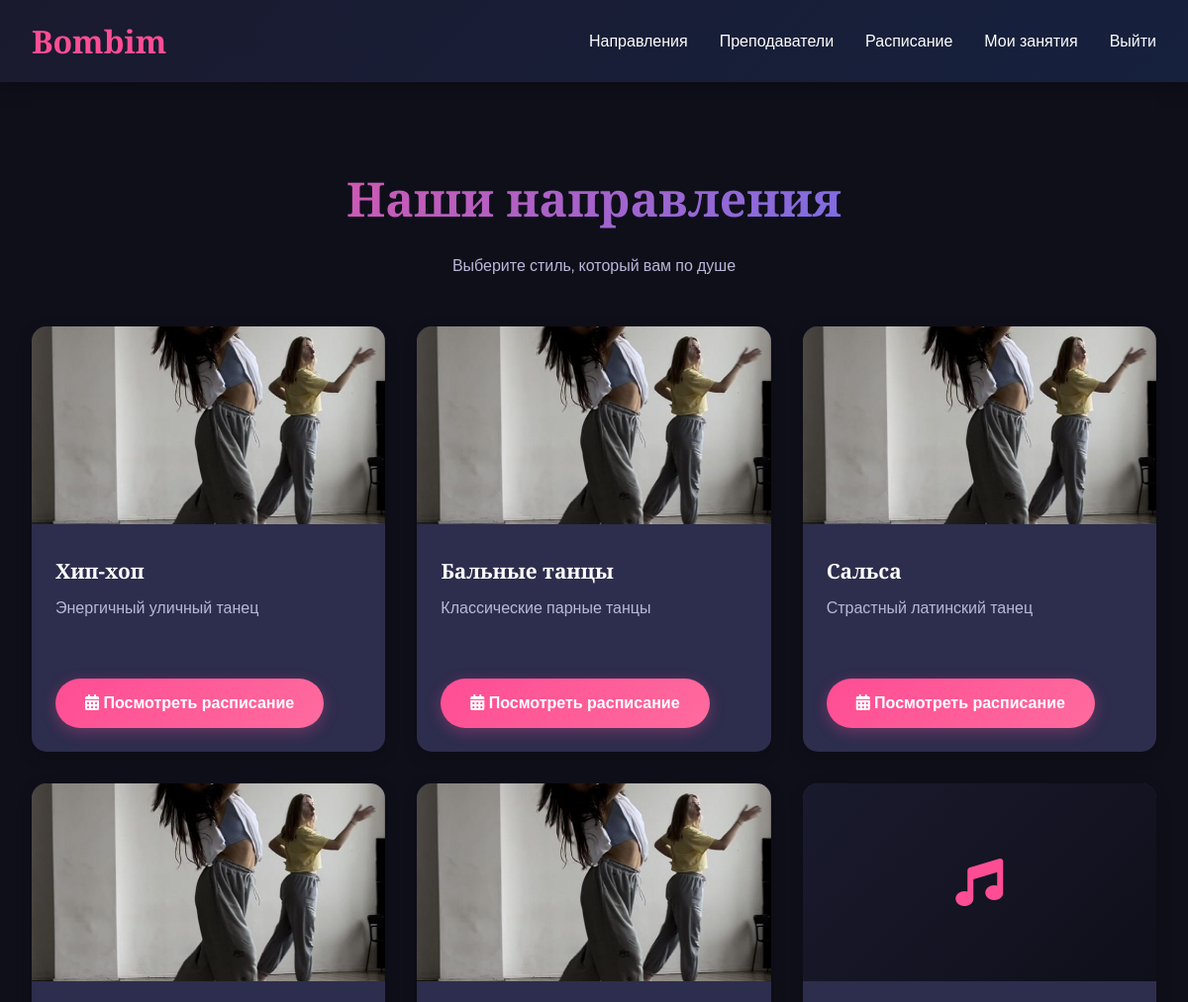
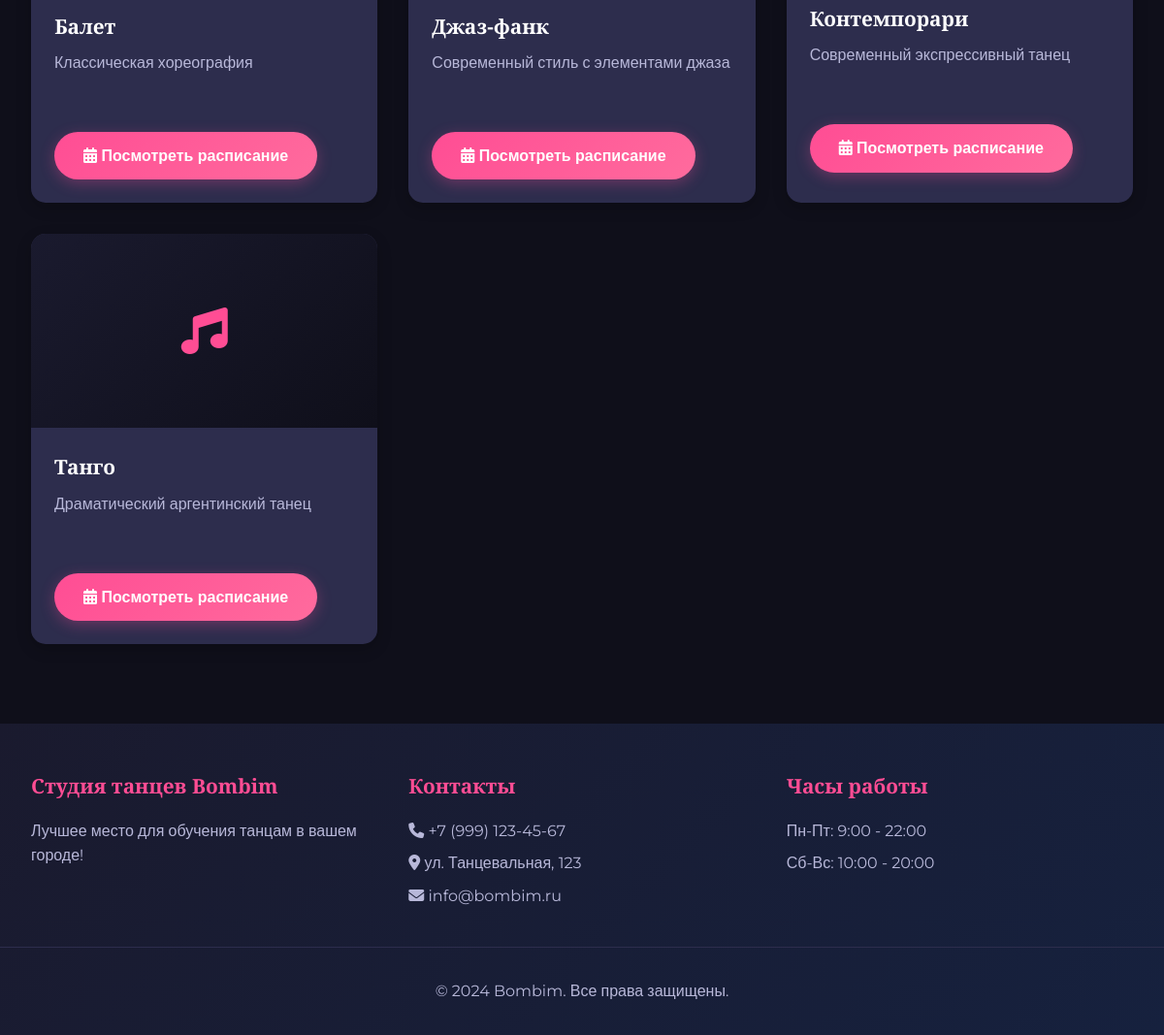
Page /styles/ (signed in) on the committed database (2 pictures, top to bottom).
### main/models.py (models this page shows, shortened)
class DanceStyle(models.Model):
    name = models.CharField(max_length=100)
    description = models.TextField()
    image = models.ImageField(upload_to='styles/')

### main/views.py (the view)
# urls.py: path('styles/', views.styles_view, name='styles'),
def styles_view(request):
    styles = DanceStyle.objects.all()
    return render(request, 'main/styles.html', {'styles': styles})

### main/models.py (called while the page is built)
    def is_client(self):
        return self.role == 'client'

    def is_trainer(self):
        return self.role == 'trainer'

### templates/main/styles.html (shortened to what this page needs)
{% extends 'main/base.html' %}
{% block content %}
<section class="mt-5">
    <h1 class="text-center">Наши направления</h1>
    <p class="text-center" style="color: var(--text-secondary); margin-bottom: 3rem;">
        Выберите стиль, который вам по душе
    </p>
    <div class="grid grid-3">
        {% for style in styles %}
        <div class="style-card">
            <div class="style-image-container">
                {% if style.image %}
                <img src="{{ style.image.url }}" alt="{{ style.name }}" class="style-image">
                {% else %}
                <div class="style-image-placeholder">
                    <i class="fas fa-music fa-3x"></i>
                </div>
                {% endif %}
            </div>
            <div class="style-content">
                <h3>{{ style.name }}</h3>
                <p class="style-description">{{ style.description }}</p>
                <a href="{% url 'schedule' %}?style={{ style.id }}" class="btn btn-primary">
                    <i class="fas fa-calendar-alt"></i> Посмотреть расписание
                </a>
            </div>
        </div>
        {% endfor %}
    </div>
</section>
{% endblock %}

### templates/main/base.html (style rules this page uses)
:root { --bg-primary: #0f0f1a; --bg-secondary: #1a1a2e; --bg-card: #2d2d4d; --accent-primary: #ff4d94; --accent-secondary: #4d79ff; --text-primary: #ffffff; --text-secondary: #b8b8d9; --success: #00cc99; --warning: #ffcc00; --danger: #ff4d4d; }
* { margin: 0; padding: 0; box-sizing: border-box; }
body { font-family: 'Montserrat', sans-serif; background: var(--bg-primary); color: var(--text-primary); line-height: 1.6; min-height: 100vh; display: flex; flex-direction: column; }
.btn { display: inline-block; padding: 12px 30px; border: none; border-radius: 50px; text-decoration: none; font-weight: 600; text-align: center; transition: all 0.3s ease; cursor: pointer; font-size: 1rem; }
.btn-primary { background: linear-gradient(135deg, var(--accent-primary) 0%, #ff6b9d 100%); color: white; box-shadow: 0 4px 15px rgba(255, 77, 148, 0.3); }
h1, h2, h3, h4, h5, h6 { font-family: 'Playfair Display', serif; color: var(--text-primary); margin-bottom: 1rem; }
h1 { font-size: 3rem; background: linear-gradient(135deg, var(--accent-primary) 0%, var(--accent-secondary) 100%); -webkit-background-clip: text; -webkit-text-fill-color: transparent; text-align: center; }
.text-center { text-align: center; }
.mt-5 { margin-top: 3rem; }
.grid { display: grid; gap: 2rem; }
.grid-3 { grid-template-columns: repeat(auto-fit, minmax(250px, 1fr)); }

### templates/main/styles.html (style rules this page uses)
.style-card { background: var(--bg-card); border-radius: 15px; overflow: hidden; transition: all 0.3s ease; box-shadow: 0 5px 15px rgba(0, 0, 0, 0.2); }
.style-image-container { position: relative; overflow: hidden; }
.style-image { width: 100%; height: 200px; object-fit: cover; transition: transform 0.3s ease; }
.style-image-placeholder { height: 200px; background: linear-gradient(135deg, var(--bg-secondary) 0%, var(--bg-primary) 100%); display: flex; align-items: center; justify-content: center; color: var(--accent-primary); }
.style-content { padding: 1.5rem; }
.style-content h3 { color: var(--text-primary); margin-bottom: 0.5rem; font-size: 1.3rem; font-weight: 600; }
.style-description { color: var(--text-secondary); line-height: 1.6; margin-bottom: 1.5rem; min-height: 60px; }
.grid-3 { display: grid; grid-template-columns: repeat(auto-fit, minmax(300px, 1fr)); gap: 2rem; margin: 0 auto; margin-bottom: 50px; }

### rows in the picture
DanceStyle: image (picture), name "Хип-хоп", description "Энергичный уличный танец"
DanceStyle: image (picture), name "Бальные танцы", description "Классические парные танцы"
DanceStyle: image (picture), name "Сальса", description "Страстный латинский танец"
DanceStyle: image (picture), name "Балет", description "Классическая хореография"
DanceStyle: image (picture), name "Джаз-фанк", description "Современный стиль с элементами джаза"
DanceStyle: name "Контемпорари", description "Современный экспрессивный танец"
DanceStyle: name "Танго", description "Драматический аргентинский танец"
